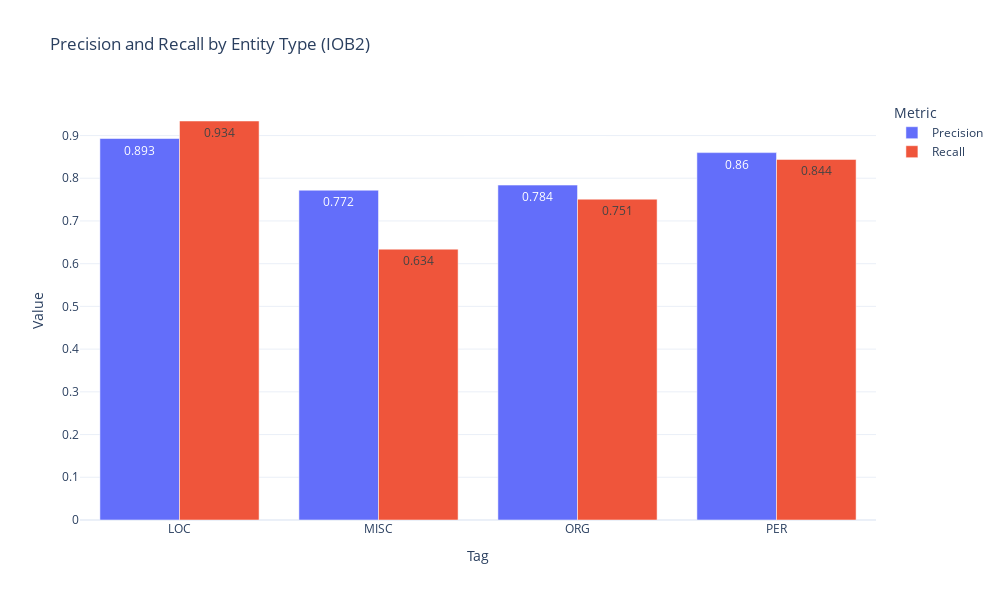

The code cell stored with this chart in its notebook:
### Code cell
chart = ReportBarChart(dash_data, 'ANERCorp_CamelLab_arabertv02', mappings, scheme='IOB2')
chart.visualize()

### Figure 1 — Plotly figure (JSON) as saved in the notebook; plotly's stock layout.template omitted (floating-point values rounded to 4 significant figures)
{"data": [{"alignmentgroup": "True", "hovertemplate": "Metric=Precision<br>Tag=%{x}<br>Value=%{text}<extra></extra>", "legendgroup": "Precision", "marker": {"color": "#636efa", "pattern": {"shape": ""}}, "name": "Precision", "offsetgroup": "Precision", "orientation": "v", "showlegend": true, "text": [0.893, 0.772, 0.784, 0.86], "textposition": "auto", "type": "bar", "x": ["LOC", "MISC", "ORG", "PER"], "xaxis": "x", "y": [0.893, 0.772, 0.784, 0.86], "yaxis": "y"}, {"alignmentgroup": "True", "hovertemplate": "Metric=Recall<br>Tag=%{x}<br>Value=%{text}<extra></extra>", "legendgroup": "Recall", "marker": {"color": "#EF553B", "pattern": {"shape": ""}}, "name": "Recall", "offsetgroup": "Recall", "orientation": "v", "showlegend": true, "text": [0.934, 0.634, 0.751, 0.844], "textposition": "auto", "type": "bar", "x": ["LOC", "MISC", "ORG", "PER"], "xaxis": "x", "y": [0.934, 0.634, 0.751, 0.844], "yaxis": "y"}], "layout": {"barmode": "group", "height": 600, "legend": {"title": {"text": "Metric"}, "tracegroupgap": 0}, "title": {"text": "Precision and Recall by Entity Type (IOB2)"}, "width": 1000, "xaxis": {"anchor": "y", "domain": [0, 1], "title": {"text": "Tag"}}, "yaxis": {"anchor": "x", "domain": [0, 1], "title": {"text": "Value"}}}}
